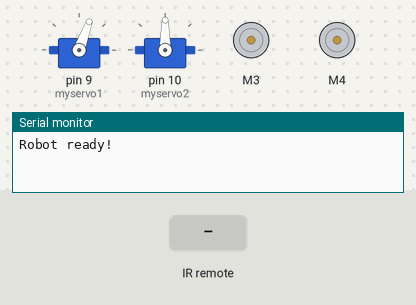
Recording of a sketch running on a simulated Arduino Uno, built with avr-gcc and run on an emulated ATmega328P. Parts: 2 × servo, 2 × DC motor (green arrow = forward, orange = backward, longer = faster), the last lines printed to the serial monitor. The inputs (shaded band) are chosen by the test bench.

Above: at 2.2 s.
2.3 s: infrared code 0x1 received
At 3.7 s:
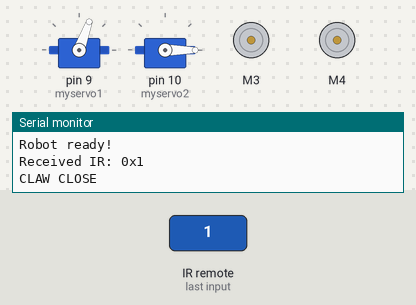
4.4 s: infrared code 0x8 received
At 4.59 s:
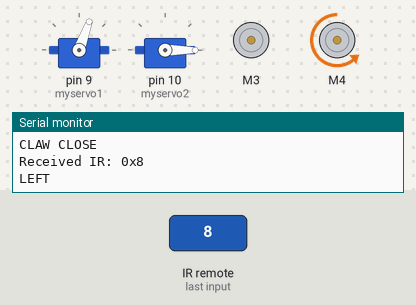
6.2 s: infrared code 0xA received
At 6.35 s:
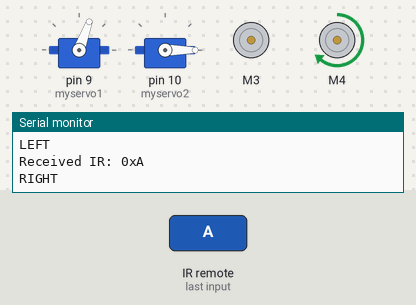
8.0 s: infrared code 0x5 received
At 8.15 s:
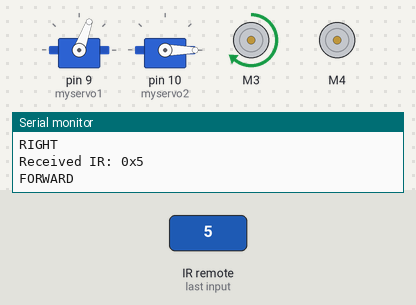
9.8 s: infrared code 0xD received
At 9.95 s:
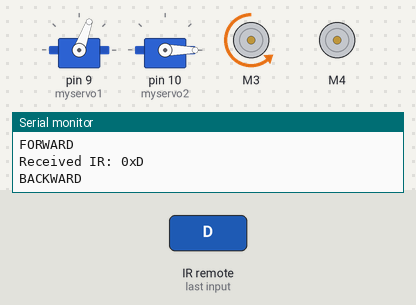
11.6 s: infrared code 0x2 received
At 13.8 s:
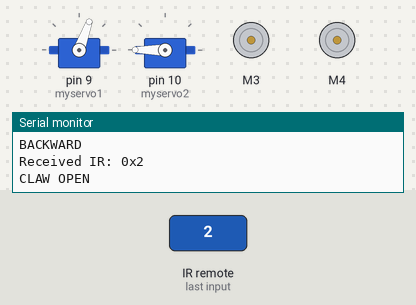
Timing chart, 0 to 15.3 s (numbered marks = the images above; inputs shaded):
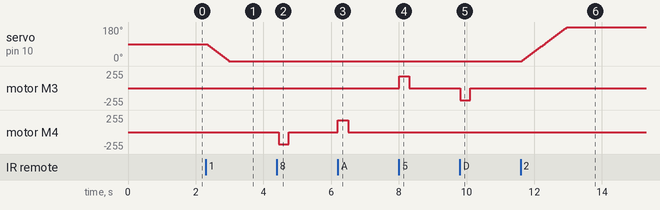

Measured:
- after the input at 2.3 s, servo on pin 10 (myservo2): moves from 90° to 0° over 0.66 s, starting at once
- after the input at 4.4 s, motor M4: stopped → backward 180/255 after 0.05 s, → stopped 0.30 s later
- after the input at 6.2 s, motor M4: stopped → forward 180/255 at once, → stopped 0.30 s later
- after the input at 8.0 s, motor M3: stopped → forward 180/255 at once, → stopped 0.30 s later
- after the input at 9.8 s, motor M3: stopped → backward 180/255 at once, → stopped 0.30 s later
- after the input at 11.6 s, servo on pin 10 (myservo2): moves from 0° to 180° over 1.4 s, starting at once

The sketch:

main_robot.ino
```cpp
#include <IRremote.hpp>
#include <AFMotor.h>
#include <Servo.h>

// Motor setup
AF_DCMotor motor1(3); // M3
AF_DCMotor motor2(4); // M4

// Servo setup
Servo myservo1;
Servo myservo2;

// IR receiver
#define IR_RECEIVE_PIN A4

uint8_t receivedCode = 0;

// Servo position tracking
int servo1_pos = 70;
int servo2_pos = 90;

void setup() {

  Serial.begin(9600);

  // Attach servos
  myservo1.attach(9);
  myservo2.attach(10);

  // Initial servo positions
  myservo1.write(servo1_pos);
  myservo2.write(servo2_pos);

  delay(1000);

  // Motor speeds
  motor1.setSpeed(180);
  motor2.setSpeed(180);

  // Stop motors initially
  motor1.run(RELEASE);
  motor2.run(RELEASE);

  // Initialize IR receiver
  IrReceiver.begin(IR_RECEIVE_PIN, ENABLE_LED_FEEDBACK);

  Serial.println("Robot ready!");
}

void loop() {

  if (IrReceiver.decode()) {

    receivedCode = IrReceiver.decodedIRData.command;

    Serial.print("Received IR: 0x");
    Serial.println(receivedCode, HEX);

    // MOVEMENT CONTROL

    if (receivedCode == 0x8) {

      Serial.println("LEFT");

      motor2.run(BACKWARD);
      delay(300);
      motor2.run(RELEASE);

    }

    else if (receivedCode == 0xA) {

      Serial.println("RIGHT");

      motor2.run(FORWARD);
      delay(300);
      motor2.run(RELEASE);

    }

    else if (receivedCode == 0x5) {

      Serial.println("FORWARD");

      motor1.run(FORWARD);
      delay(300);
      motor1.run(RELEASE);

    }

    else if (receivedCode == 0xD) {

      Serial.println("BACKWARD");

      motor1.run(BACKWARD);
      delay(300);
      motor1.run(RELEASE);

    }

    // CLAW CONTROL

    else if (receivedCode == 0x1) {

      Serial.println("CLAW CLOSE");

      for (int pos = servo2_pos; pos >= 0; pos -= 2) {
        myservo2.write(pos);
        delay(15);
      }

      servo2_pos = 0;

    }

    else if (receivedCode == 0x2) {

      Serial.println("CLAW OPEN");

      for (int pos = servo2_pos; pos <= 180; pos += 2) {
        myservo2.write(pos);
        delay(15);
      }

      servo2_pos = 180;

    }

    // ARM CONTROL

    else if (receivedCode == 0x3) {

      Serial.println("ARM UP");

      int target = max(0, servo1_pos - 30);

      for (int pos = servo1_pos; pos >= target; pos -= 2) {
        myservo1.write(pos);
        delay(15);
      }

      servo1_pos = target;

    }

    else if (receivedCode == 0x4) {

      Serial.println("ARM DOWN");

      int target = min(140, servo1_pos + 30);

      for (int pos = servo1_pos; pos <= target; pos += 2) {
        myservo1.write(pos);
        delay(15);
      }

      servo1_pos = target;

    }

    else {

      Serial.println("UNKNOWN COMMAND");

    }

    IrReceiver.resume();
  }

  delay(50);
}
```
